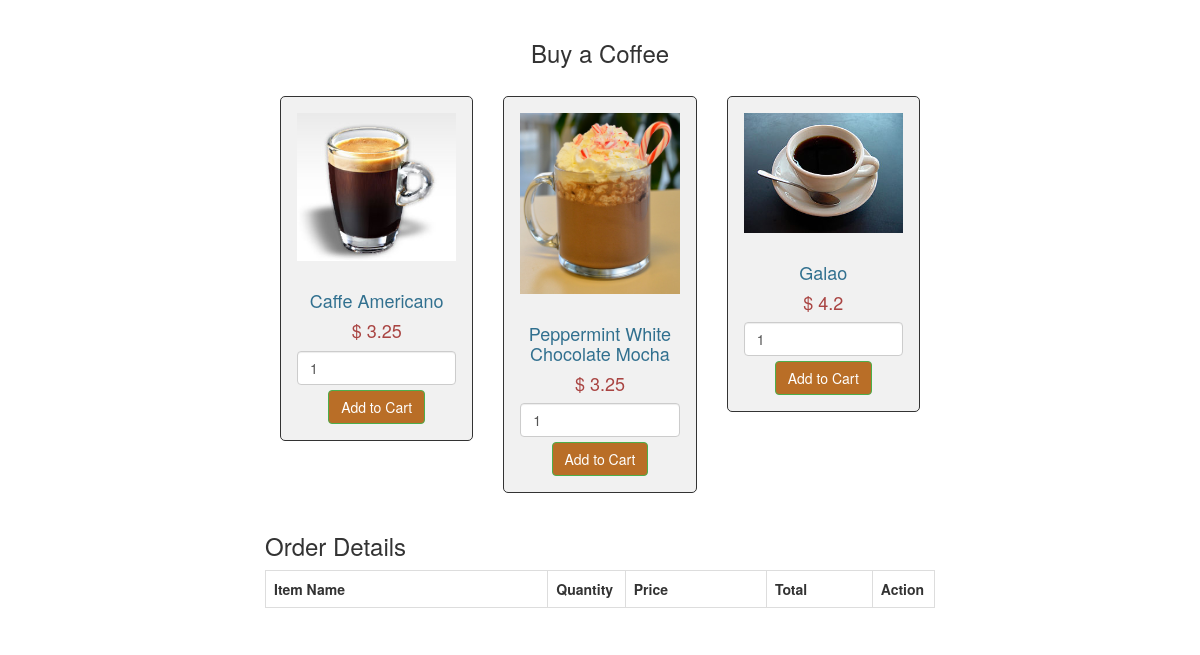
/addCard.php, run on the app's committed database.
### tables this page shows
CREATE TABLE IF NOT EXISTS `coffee` (
  `coffeeId` int(11) NOT NULL AUTO_INCREMENT,
  `name` varchar(255) DEFAULT NULL,
  `type` varchar(255) DEFAULT NULL,
  `price` double DEFAULT NULL,
  `avgReview` varchar(255) DEFAULT NULL,
  `country` varchar(255) DEFAULT NULL,
  `image` varchar(255) DEFAULT NULL,
  `kcal` double DEFAULT NULL,
  `review` text,
  PRIMARY KEY (`coffeeId`)
);

### addCard.php (the view, shortened to what this page needs)
<?php
include ('config/config.php');
?>
<!DOCTYPE html>
<html>
<head>
    <link rel="stylesheet" href="https://maxcdn.bootstrapcdn.com/bootstrap/3.3.6/css/bootstrap.min.css" />
</head>
<body>
<br/>
<div class="container" style="width:700px;">
    <h3 align="center">Buy a Coffee</h3><br/>
    <?php
    $query = "SELECT * FROM coffee";
    $result = mysqli_query($con, $query);
    if(mysqli_num_rows($result) > 0)
    {
        while($row = mysqli_fetch_array($result))
        {
            ?>
            <div class="col-md-4">
                <form method="post" action="addCard.php?add&coffeeId==<?php echo $row["coffeeId"]; ?>">
                    <div style="border:1px solid #333; background-color:#f1f1f1; border-radius:5px; padding:16px;" align="center">
                        <img src="<?php echo $row["image"]; ?>" class="img-responsive" /><br />
                        <h4 class="text-info"><?php echo $row["name"]; ?></h4>
                        <h4 class="text-danger">$ <?php echo $row["price"]; ?></h4>
                        <input type="text" name="quantity" class="form-control" value="1" />
                        <input type="submit" name="add_to_cart" style="margin-top:5px;" class="btn btn-success" value="Add to Cart" />
                    </div>
                </form>
            </div>
            <?php
            }
    }
    ?>
    <br />
    <h3>Order Details</h3>
    <div class="table-responsive">
        <table class="table table-bordered">
            <tr>
                <th width="40%">Item Name</th>
                <th width="10%">Quantity</th>
                <th width="20%">Price</th>
                <th width="15%">Total</th>
                <th width="5%">Action</th>
            </tr>
        </table>
    </div>
</div>
<br />
</body>
</html>

### addCard.php (style rules this page uses)
.btn { background-color: #b96e27; }

### data on the page
coffee: image (picture), name "Caffe Americano", price "3.25"
coffee: image (picture), name "Peppermint White Chocolate Mocha", price "3.25"
coffee: image (picture), name "Galao", price "4.2"
